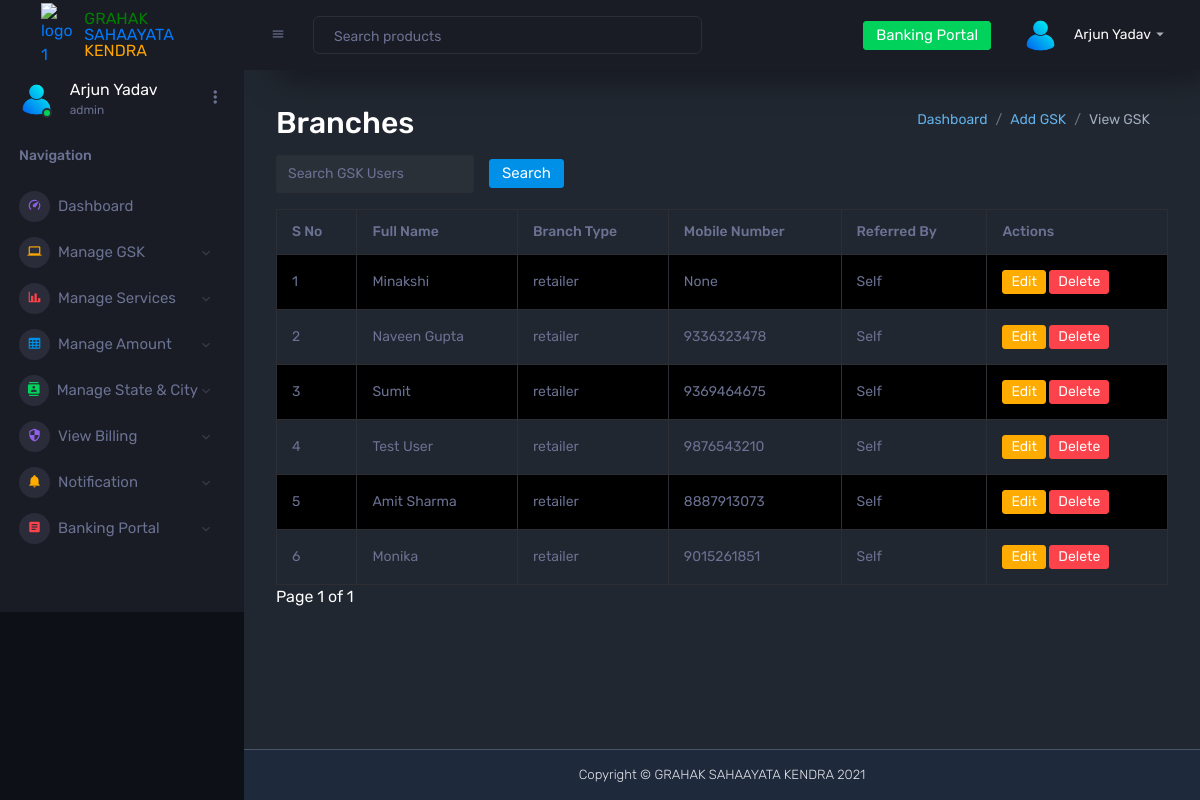
The app's page /dashboard/view-gsk/ (signed in), older data.
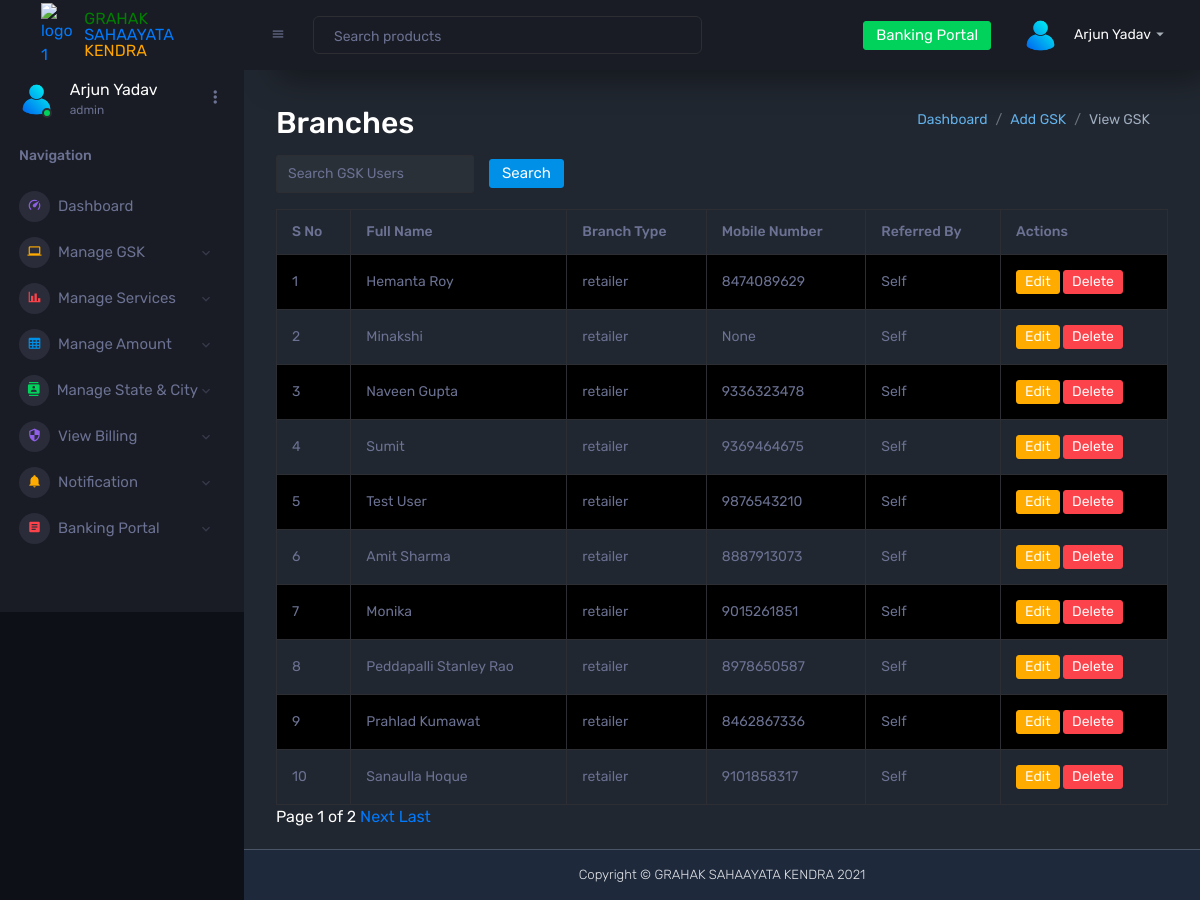
The same page, newer data.
### dashboard/models.py (models this page shows, shortened)
class CustomUser(AbstractUser):
    email = models.EmailField(unique=True, null=False, blank=False)
    is_retailer = models.BooleanField(default=False)
    username = models.CharField(
        max_length=150, unique=True, null=True, blank=True, editable=False
    )  # Automatically generated
    branch_id = models.CharField(max_length=50, unique=True, null=True, blank=False)
    plain_text_password = models.CharField(max_length=128, null=True, blank=True)  # For storing plain text password
    profile_photo = models.ImageField(upload_to='profile_photos/', null=True, blank=True)
    mobile_number = models.CharField(max_length=15, null=True, blank=True)
    pin = models.CharField(max_length=4, blank=True, null=True, verbose_name="Security PIN")
    full_name = models.CharField(max_length=255, blank=False, null=False)
    address = models.TextField(null=True, blank=True)
    state = models.CharField(max_length=100, null=True, blank=True)
    city = models.CharField(max_length=100, null=True, blank=True)
    postcode = models.CharField(max_length=20, null=True, blank=True)
    dob = models.DateField(null=True, blank=True)
    start_date = models.DateField(null=True, blank=True)
    created_at = models.DateTimeField(auto_now_add=True)  # Automatically set at creation time
    gender = models.CharField(
        max_length=10, choices=[("Male", "Male"), ("Female", "Female")], null=True, blank=True
    )
    role = models.CharField(
        max_length=50,
        choices=[
            ("admin", "Admin"),
            ("retailer", "Retailer"),
            ("distributor", "Distributor"),
            ("master_distributor", "Master Distributor"),
        ],
        null=True,
        blank=False,
        default='retailer'  # Default role
    )
    referred_by = models.ForeignKey(
        "self", on_delete=models.SET_NULL, null=True, blank=True, related_name="referrals"
    )
    wallet_balance = models.DecimalField(max_digits=10, decimal_places=2, default=0.00)
    USERNAME_FIELD = "email"
    REQUIRED_FIELDS = ['username']
    def __str__(self):
        return self.email

### dashboard/views/admin_views.py (the view)
# urls.py: path('view-gsk/', view_gsk, name='view_gsk'),
@login_required
@role_required(['admin'])
def view_gsk(request):
    search_query = request.GET.get('search', '')
    gsk_list = CustomUser.objects.filter(role__in=['retailer', 'distributor', 'master_distributor']).order_by('-created_at')
    if search_query:
        gsk_list = gsk_list.filter(
            Q(username__icontains=search_query) |
            Q(branch_id__icontains=search_query) |
            Q(email__icontains=search_query)
        )
    paginator = Paginator(gsk_list, 10)  # Paginate results (10 per page)
    page_number = request.GET.get('page')
    page_obj = paginator.get_page(page_number)
    print("GSK List:", gsk_list)
    context = {
        'gsk_list': page_obj,
        'search_query': search_query,
        'page_obj': page_obj,
    }
    return render(request, 'admin_dashboard/view_gsk.html', context)

### dashboard/utils.py (called while the page is built)
def role_required(allowed_roles):
    def decorator(view_func):
        @wraps(view_func)
        def wrapper(request, *args, **kwargs):
            if not request.user.is_authenticated:
                logger.info("User is not authenticated. Redirecting to login.")
                return redirect('login')
            if request.user.role not in allowed_roles:
                logger.warning(f"Unauthorized access attempt by user: {request.user.username}, Role: {request.user.role}")
                return redirect('not_authorized')
            logger.info(f"Access granted for user: {request.user.username}, Role: {request.user.role}")
            return view_func(request, *args, **kwargs)
        return wrapper
    return decorator

### dashboard/templates/admin_dashboard/view_gsk.html (shortened to what this page needs)
{% extends 'base.html' %}
{% load static %}
{% block content %}
<div class="container mt-7">
    <div class="d-flex justify-content-between align-items-center">
        <h2 class="card-titles mb-2">Branches</h2>
        <nav aria-label="breadcrumb">
            <ol class="breadcrumb">
                <li class="breadcrumb-item"><a href="{% url 'admin_dashboard' %}">Dashboard</a></li>
                <li class="breadcrumb-item"><a href="{% url 'add_gsk' %}">Add GSK</a></li>
                <li class="breadcrumb-item active" aria-current="page">View GSK</li>
            </ol>
        </nav>
    </div>
    <form method="get" class="form-inline mb-3">
        <input type="text" name="search" value="{{ search_query }}" class="form-control" placeholder="Search GSK Users">
        <button type="submit" class="btn btn-primary">Search</button>
    </form>
    <div class="table-responsive">
        <table class="table table-striped table-bordered">
            <thead>
                <tr>
                    <th>S No</th>
                    <th>Full Name</th>
                    <th>Branch Type</th>
                    <th>Mobile Number</th>
                    <th>Referred By</th>
                    <th>Actions</th>
                </tr>
            </thead>
            <tbody>
                {% for gsk in gsk_list %}
                <tr>
                    <td>{{ forloop.counter }}</td>
                    <td>{{ gsk.full_name }} </td>
                    <td>{{ gsk.role }}</td>
                    <td>{{ gsk.mobile_number }} </td>
                    <td>
                        {% if gsk.referred_by %}
                            {{ gsk.referred_by.username }}
                        {% else %}
                            Self
                        {% endif %}
                    </td>
                    <td>
                        <a href="{% url 'edit_gsk' gsk.id %}" class="btn btn-warning btn-sm">Edit</a>
                        <a href="{% url 'delete_gsk' gsk.id %}" class="btn btn-danger btn-sm" onclick="return confirm('Are you sure you want to delete this GSK?');">Delete</a>
                    </td>
                </tr>
                {% empty %}
                <tr>
                    <td colspan="8">No GSK records found.</td>
                </tr>
                {% endfor %}
            </tbody>
        </table>
    </div>
    <div class="pagination">
        <span class="step-links">
            <span class="current">
                Page {{ page_obj.number }} of {{ page_obj.paginator.num_pages }}
            </span>
            {% if page_obj.has_next %}
                <a href="?page={{ page_obj.next_page_number }}">Next</a>
                <a href="?page={{ page_obj.paginator.num_pages }}">Last</a>
            {% endif %}
        </span>
    </div>
</div>
{% endblock %}

### dashboard/templates/base.html (shortened to what this page needs)
{% load static %}
<!DOCTYPE html>
<html lang="en">
  <head>
    <link rel="stylesheet" href="{% static 'assets/vendors/mdi/css/materialdesignicons.min.css' %}">
    <link rel="stylesheet" href="{% static 'assets/vendors/css/vendor.bundle.base.css' %}">
    <link rel="stylesheet" href="{% static 'assets/css/style.css' %}">
    <link rel="stylesheet" href="{% static 'assets/css/custom.css' %}">
  </head>
  <body>
    <div class="container-scroller">
      {% include 'dashboard/sidebar.html' %}
      <div class="container-fluid page-body-wrapper">
        {% include 'dashboard/header.html' %}
        <div class="main-panel">
          <div class="content-wrapper">
            {% block content %}{% endblock %}
          </div>
          {% include 'dashboard/footer.html' %}
        </div>
      </div>
    </div>
  </body>
</html>

### dashboard/templates/dashboard/sidebar.html (shortened to what this page needs)
{% load static %}
<nav class="sidebar sidebar-offcanvas" id="sidebar">
    <div class="sidebar-brand-wrapper d-none d-lg-flex align-items-center justify-content-center fixed-top">
      <a href="#" class="logo d-flex align-items-center">
        <img src="{% static 'assets/images/Sahaayata-pay-logo.png'%}" alt="logo-1" width="20%">
        <span class="d-none d-lg-block"><span style="color:green;">GRAHAK</span> <br/>SAHAAYATA <br/><span style="color:orange;">KENDRA</span></span>
      </a>
    </div>
    {% if user.role == 'admin' %}
    <ul class="nav">
      <li class="nav-item profile">
        <div class="profile-desc">
          <div class="profile-pic">
            <div class="count-indicator">
              <img class="img-xs rounded-circle " src="{% static 'assets/images/faces/9815472.png'%}" alt=" IMAGE-6">
              <span class="count bg-success"></span>
            </div>
            <div class="profile-name">
              <h5 class="mb-0 font-weight-normal">{{ user.full_name }}</h5>
              <span>{{ user.role|default:"User" }}</span>
            </div>
          </div>
          <a href="#" id="profile-dropdown" data-toggle="dropdown"><i class="mdi mdi-dots-vertical"></i>
        </div>
      </li>
      <li class="nav-item nav-category">
        <span class="nav-link">Navigation</span>
      </li>
      <li class="nav-item menu-items">
        <a class="nav-link" href="{% url 'admin_dashboard' %}">
          <span class="menu-icon">
            <i class="mdi mdi-speedometer"></i>
          </span>
          <span class="menu-title">Dashboard</span>
        </a>
      </li>
      <li class="nav-item menu-items">
        <a class="nav-link" data-toggle="collapse" href="#ui-basic" aria-expanded="false" aria-controls="ui-basic">
          <span class="menu-icon">
            <i class="mdi mdi-laptop"></i>
          </span>
          <span class="menu-title">Manage GSK</span>
          <i class="menu-arrow"></i>
        </a>
      </li>
      <li class="nav-item menu-items">
        <a class="nav-link" data-toggle="collapse" href="#ui-servi" aria-expanded="false" aria-controls="ui-servi">
          <span class="menu-icon">
            <i class="mdi mdi-chart-bar"></i>
          </span>
          <span class="menu-title">Manage Services</span>
          <i class="menu-arrow"></i>
        </a>
      </li>
      <li class="nav-item menu-items">
        <a class="nav-link" data-toggle="collapse" href="#ui-amoun" aria-expanded="false" aria-controls="ui-amoun">
          <span class="menu-icon">
            <i class="mdi mdi-table-large"></i>
          </span>
          <span class="menu-title">Manage Amount</span>
          <i class="menu-arrow"></i>
        </a>
      </li>
      <li class="nav-item menu-items">
        <a class="nav-link" data-toggle="collapse" href="#ui-city" aria-expanded="false" aria-controls="ui-city">
          <span class="menu-icon">
            <i class="mdi mdi-contacts"></i>
          </span>
          <span class="menu-title">Manage State & City</span>
          <i class="menu-arrow"></i>
        </a>
      </li>
      <li class="nav-item menu-items">
        <a class="nav-link" data-toggle="collapse" href="#auth" aria-expanded="false" aria-controls="auth">
          <span class="menu-icon">
            <i class="mdi mdi-security"></i>
          </span>
          <span class="menu-title">View Billing</span>
          <i class="menu-arrow"></i>
        </a>
      </li>
      <li class="nav-item menu-items">
        <a class="nav-link" href="#noti"  data-toggle="collapse" aria-expanded="false" aria-controls="noti">
          <span class="menu-icon">
            <i class="mdi mdi-bell"></i>
          </span>
          <span class="menu-title">Notification</span>
          <i class="menu-arrow"></i>
        </a>
      </li>
      <li class="nav-item menu-items">
        <a class="nav-link" data-toggle="collapse" href="#ui-kit" aria-expanded="false" aria-controls="ui-kit">
          <span class="menu-icon">
            <i class="mdi mdi-file-document-box"></i>
          </span>
          <span class="menu-title">Banking Portal</span>
          <i class="menu-arrow"></i>
        </a>
  {% endif %}
</ul>
</nav>

### dashboard/templates/dashboard/header.html (shortened to what this page needs)
{% load static %}
<nav class="navbar p-0 fixed-top d-flex flex-row">
  <div class="navbar-menu-wrapper flex-grow d-flex align-items-stretch">
    <button class="navbar-toggler navbar-toggler align-self-center" type="button" data-toggle="minimize">
      <span class="mdi mdi-menu"></span>
    </button>
    <ul class="navbar-nav w-100">
      <li class="nav-item w-100">
        <form class="nav-link mt-2 mt-md-0 d-none d-lg-flex search">
          <input type="text" class="form-control" placeholder="Search products">
        </form>
      </li>
    </ul>
    <ul class="navbar-nav navbar-nav-right">
      <li class="nav-item d-lg-block">
        <a class="nav-link btn btn-success create-new-button"  href="{% url 'banking_portal_request' %}">Banking Portal</a>
      </li>
      <li class="nav-item dropdown">
        <a class="nav-link" id="profileDropdown" href="#" data-toggle="dropdown">
          <div class="navbar-profile">
            <img class="img-xs rounded-circle" src="{% static 'assets/images/faces/9815472.png'%}" alt="">
            <p class="mb-0 d-none d-sm-block navbar-profile-name">{{ user.full_name }}</p>
            <i class="mdi mdi-menu-down d-none d-sm-block"></i>
          </div>
        </a>
      </li>
    </ul>
  </div>
</nav>

### dashboard/templates/dashboard/footer.html
{% load static %}
<footer class="footer" style="background-color: #1e293b; color: #e5e7eb; text-align: center; padding: 15px; border-top: 1px solid #4a5568; flex-shrink: 0;">
  <span>Copyright © GRAHAK SAHAAYATA KENDRA 2021</span>
</footer>

### dashboard/static/assets/css/custom.css (style rules this page uses)
.main-panel { display: flex; flex-direction: column; min-height: 100vh; }
.content-wrapper { flex: 1; padding: 20px; background-color: #212730; }
.footer { background-color: #1e293b; color: #e5e7eb; text-align: center; padding: 15px; border-top: 1px solid #4a5568; flex-shrink: 0; }

### dashboard/templates/dashboard/sidebar.html (style rules this page uses)
a.logo.d-flex.align-items-center { text-decoration: none; }

### dashboard/templates/admin_dashboard/view_gsk.html (style rules this page uses)
.breadcrumb-item a { color: #63b3ed; text-decoration: none; }
.breadcrumb-item.active { color: #a0aec0; }
.mt-7, .my-5 { margin-top: 5rem !important; }
button.btn.btn-primary { margin-left: 15px; }

Row changes from the older to the newer data that the page shows:
added CustomUser: full_name "Hemanta Roy", role "retailer", mobile_number "8474089629", shows "Self"
added CustomUser: full_name "Peddapalli Stanley Rao", role "retailer", mobile_number "8978650587", shows "Self"
added CustomUser: full_name "Prahlad Kumawat", role "retailer", mobile_number "8462867336", shows "Self"
added CustomUser: full_name "Sanaulla Hoque", role "retailer", mobile_number "9101858317", shows "Self"
Text that changed along with them:
{{ page_obj.paginator.num_pages }}: "1" → "2"
text now shown: "Next Last"
